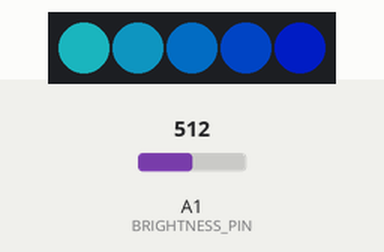
Simulated run of this sketch. Board: Arduino Uno, built with avr-gcc and run on an emulated ATmega328P. Parts: 5 RGB LEDs in strip order, left to right. Inputs (shaded band) come from the test bench; at power-on: A1 (BRIGHTNESS_PIN) = 512. Dim RGB values are drawn brighter than linear; random numbers use the default seed unless the sketch sets one; EEPROM starts erased.

Above: at 1.2 s.
1.3 s: A1 (BRIGHTNESS_PIN) set to 6
At 1.6 s:
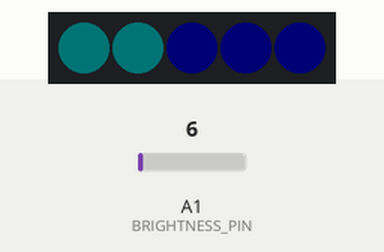
2.8 s: A1 (BRIGHTNESS_PIN) set to 26
At 5.3 s:
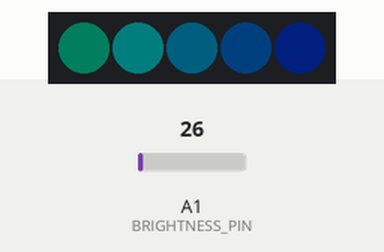
5.8 s: A1 (BRIGHTNESS_PIN) set to 0
At 7.0 s:
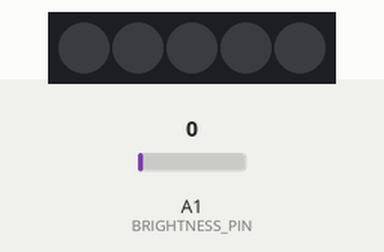
7.3 s: A1 (BRIGHTNESS_PIN) set to 18
At 8.5 s:
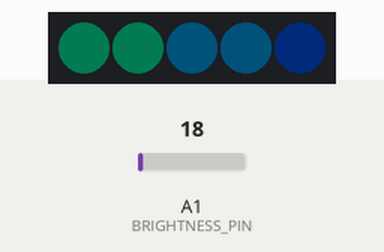
10.3 s: A1 (BRIGHTNESS_PIN) set to 110
At 11.5 s:
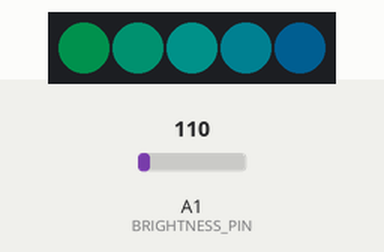
13.1 s: A1 (BRIGHTNESS_PIN) set to 30
At 19.1 s:
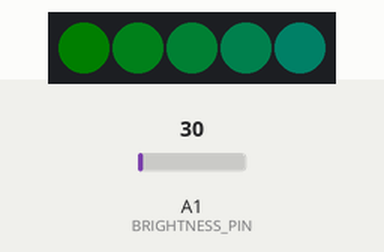
Timing chart, 0 to 27.1 s (numbered marks = the images above; inputs shaded):
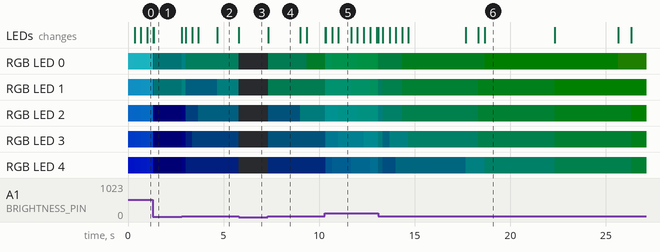

Measured:
- after the input at 2.8 s, RGB LED 0: RGB(0, 1, 1) → RGB(0, 6, 6) at once, → RGB(0, 4, 3) 0.21 s later; RGB LED 1: RGB(0, 1, 1) → RGB(0, 6, 6) at once, → RGB(0, 3, 4) 0.21 s later, → RGB(0, 4, 4) 1.7 s later
- after the input at 5.8 s, RGB LED 0: RGB(0, 4, 3) → off at once; RGB LED 1: RGB(0, 4, 4) → off at once; RGB LED 2: RGB(0, 3, 4) → off at once; RGB LED 3: RGB(0, 2, 4) → off at once; RGB LED 4: RGB(0, 1, 4) → off at once; the LEDs: change at once (image 3)
- after the input at 7.3 s, RGB LED 0: off → RGB(0, 3, 2) at once, → RGB(0, 3, 1) 2.0 s later; RGB LED 1: off → RGB(0, 3, 2) at once; RGB LED 2: off → RGB(0, 2, 3) at once, → RGB(0, 3, 3) 1.7 s later; RGB LED 3: off → RGB(0, 2, 3) at once; RGB LED 4: off → RGB(0, 1, 3) at once; the LEDs: change at once (image 4)

The sketch:

main.ino
```cpp
#include <Adafruit_NeoPixel.h>
#include <avr/io.h>
#include <avr/eeprom.h>

#define LED_DATA_PIN          4   // Physically pin 3.
#define BRIGHTNESS_PIN        A1  // Physically pin 7.
#define COLOUR_DELAY          300 // In milliseconds
#define BRIGHTNESS_DELAY      25 // In milliseconds
#define LED_COUNT             5

int16_t* currentColour = new int16_t[3];
int16_t* targetColour = new int16_t[3];

uint32_t reseedRandomSeed EEMEM = 0xFFFFFFFF;

Adafruit_NeoPixel pixels(LED_COUNT, LED_DATA_PIN, NEO_GRB + NEO_KHZ800);

void setup() {
  reseedRandom( &reseedRandomSeed );

  pinMode(LED_DATA_PIN, OUTPUT);
  pinMode(BRIGHTNESS_PIN, INPUT);

  currentColour = generateColour();
  targetColour = generateColour();

  pixels.begin();
}

void loop() {

  // When target met, update target.
  if(currentColour[0] == targetColour[0] && currentColour[1] == targetColour[1] && currentColour[2] == targetColour[2]){
    targetColour = generateColour();
  }

  // Update colour values one step at a time.
  for(uint8_t i = 0; i <= 2; i++){
    if(currentColour[i] < targetColour[i]){
      currentColour[i] += 1;
    } else if (currentColour[i] > targetColour[i]) {
      currentColour[i] -= 1;
    } else {
      currentColour[i] = targetColour[i];
    }
  }

  // For each pixel modifiy each HSL component (by pixel's address index)
  for(uint8_t pixel = 0; pixel < LED_COUNT; pixel++){
    uint16_t h = currentColour[0] + (pixel * 12);
    uint16_t s = currentColour[1] + (pixel * 10);
    uint16_t l = currentColour[2];

    if(h > 360){
      h = (h - 360);
    }

    if(s > 100){
      s = 100;
    }

    if(l > 40){
      l = 40;
    }

    pixels.setPixelColor(pixel, hsl(h, s, l));

  }

  // Allows for brightness to be updated between colour updates.
  for(int i = 0; i <= (COLOUR_DELAY / BRIGHTNESS_DELAY); i++){
    setBrightness();
    pixels.show();
    delay(BRIGHTNESS_DELAY);
  }

}

void setBrightness(){
  uint8_t brightness = analogRead(BRIGHTNESS_PIN) >> 2;
  pixels.setBrightness(brightness);
}

int16_t* generateColour() {
  int16_t* colour = new int16_t[3];
  colour[0] = random(0, 361);
  colour[1] = random(70, 101);
  colour[2] = random(30, 41);
  return colour;
}


/*
 *
 *  Random Seeding.
 *  Source: https://forum.arduino.cc/index.php?topic=66206.45 (Reply #52)
 *
 */


void reseedRandom( uint32_t* address )
{
  static const uint32_t HappyPrime = 127807 /*937*/;
  uint32_t raw;
  unsigned long seed;

  // Read the previous raw value from EEPROM
  raw = eeprom_read_dword( address );

  // Loop until a seed within the valid range is found
  do
  {
    // Incrementing by a prime (except 2) every possible raw value is visited
    raw += HappyPrime;

    // Park-Miller is only 31 bits so ignore the most significant bit
    seed = raw & 0x7FFFFFFF;
  }
  while ( (seed < 1) || (seed > 2147483646) );

  // Seed the random number generator with the next value in the sequence
  srandom( seed );

  // Save the new raw value for next time
  eeprom_write_dword( address, raw );
}

inline void reseedRandom( unsigned short address )
{
  reseedRandom( (uint32_t*)(address) );
}


void reseedRandomInit( uint32_t* address, uint32_t value )
{
  eeprom_write_dword( address, value );
}

inline void reseedRandomInit( unsigned short address, uint32_t value )
{
  reseedRandomInit( (uint32_t*)(address), value );
}


/*
 *
 *  HSL -> RGB Conversion.
 *  Source: https://github.com/Mazaryk/neopixel-hsl
 *
 */

uint32_t hsl(uint16_t ih, uint8_t is, uint8_t il) {

  float h, s, l, t1, t2, tr, tg, tb;
  uint8_t r, g, b;

  h = (ih % 360) / 360.0;
  s = constrain(is, 0, 100) / 100.0;
  l = constrain(il, 0, 100) / 100.0;

  if ( s == 0 ) {
    r = g = b = 255 * l;
    return ((uint32_t)r << 16) | ((uint32_t)g <<  8) | b;
  }

  if ( l < 0.5 ) t1 = l * (1.0 + s);
  else t1 = l + s - l * s;

  t2 = 2 * l - t1;
  tr = h + 1 / 3.0;
  tg = h;
  tb = h - 1 / 3.0;

  r = hsl_convert(tr, t1, t2);
  g = hsl_convert(tg, t1, t2);
  b = hsl_convert(tb, t1, t2);

  // NeoPixel packed RGB color
  return ((uint32_t)r << 16) | ((uint32_t)g <<  8) | b;
}

uint8_t hsl_convert(float c, float t1, float t2) {

  if ( c < 0 ) c += 1;
  else if ( c > 1 ) c -= 1;

  if ( 6 * c < 1 ) c = t2 + ( t1 - t2 ) * 6 * c;
  else if ( 2 * c < 1 ) c = t1;
  else if ( 3 * c < 2 ) c = t2 + ( t1 - t2 ) * ( 2 / 3.0 - c ) * 6;
  else c = t2;

  return (uint8_t)(c * 255);
}
```
